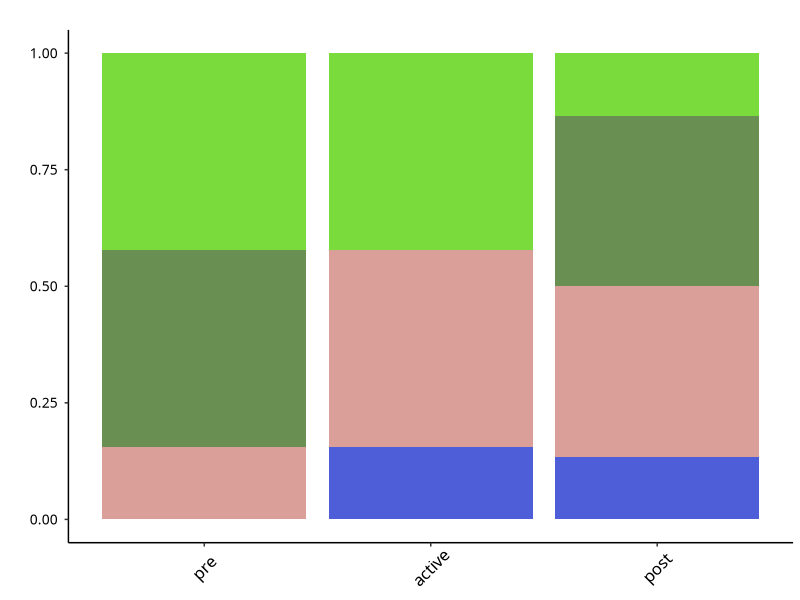
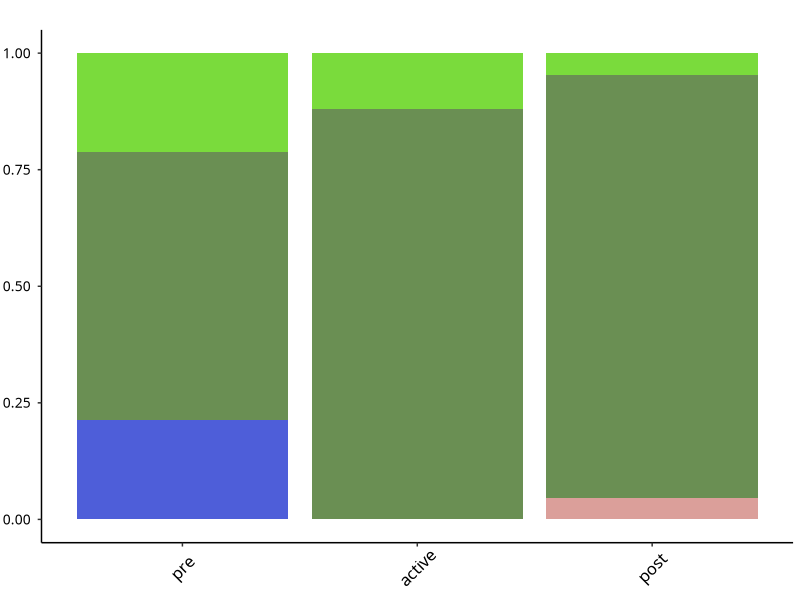
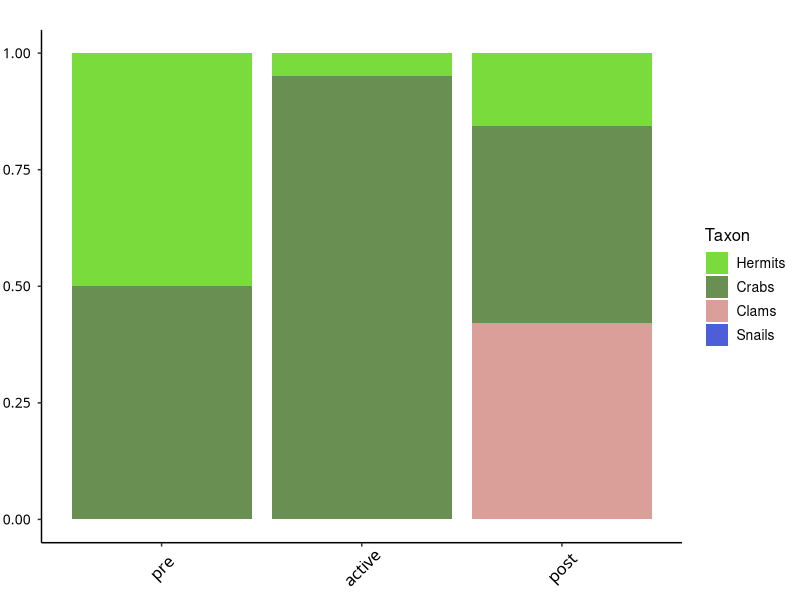
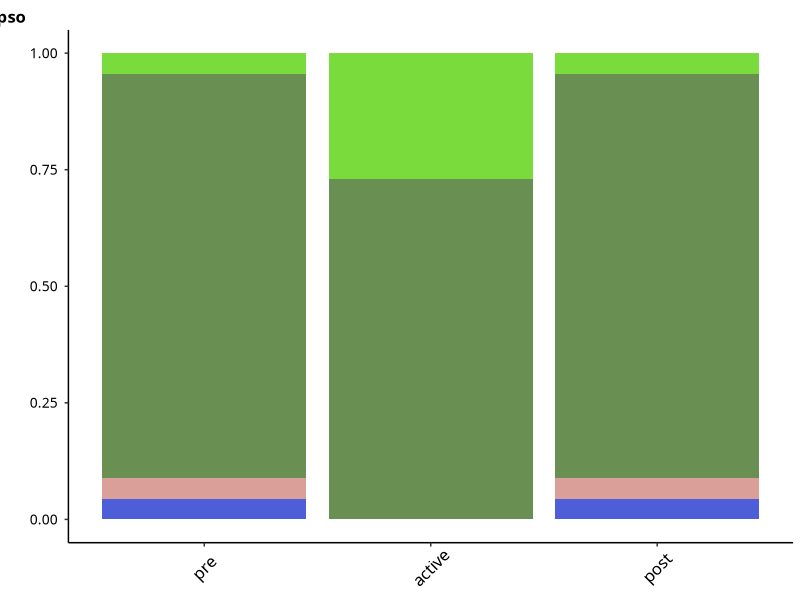
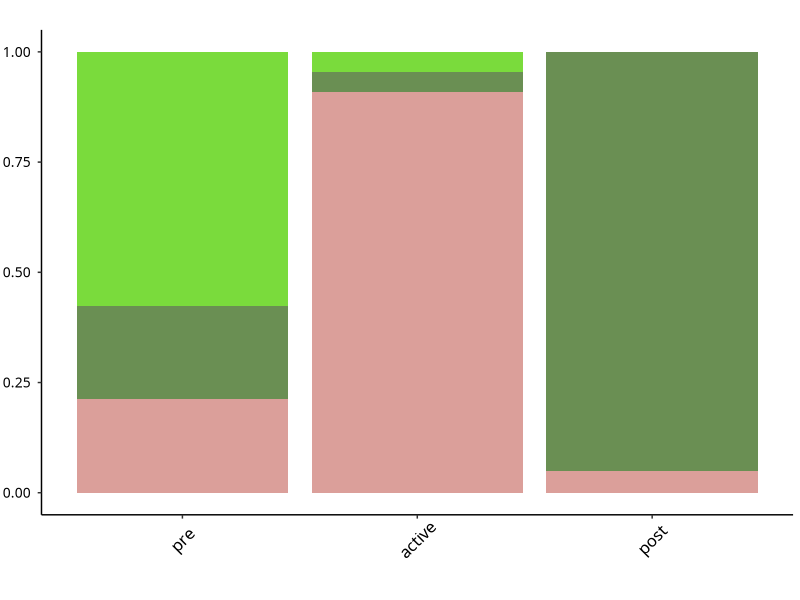
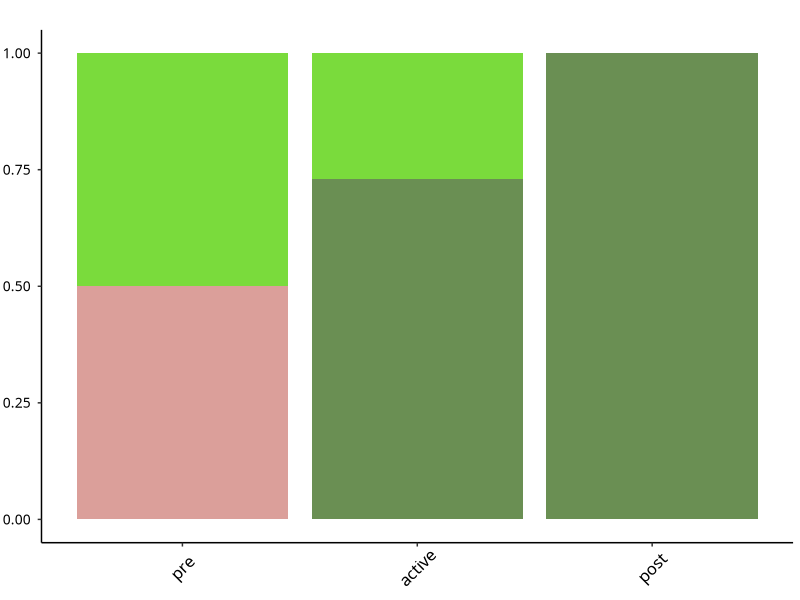
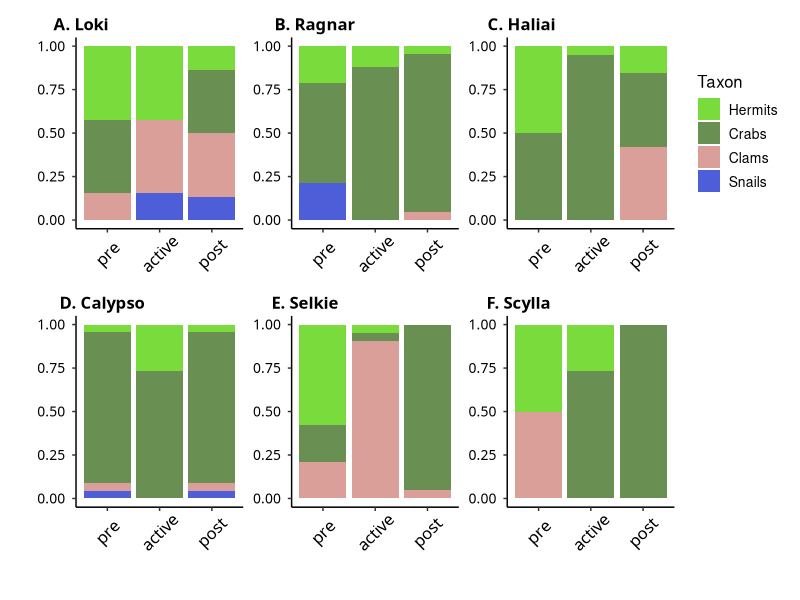
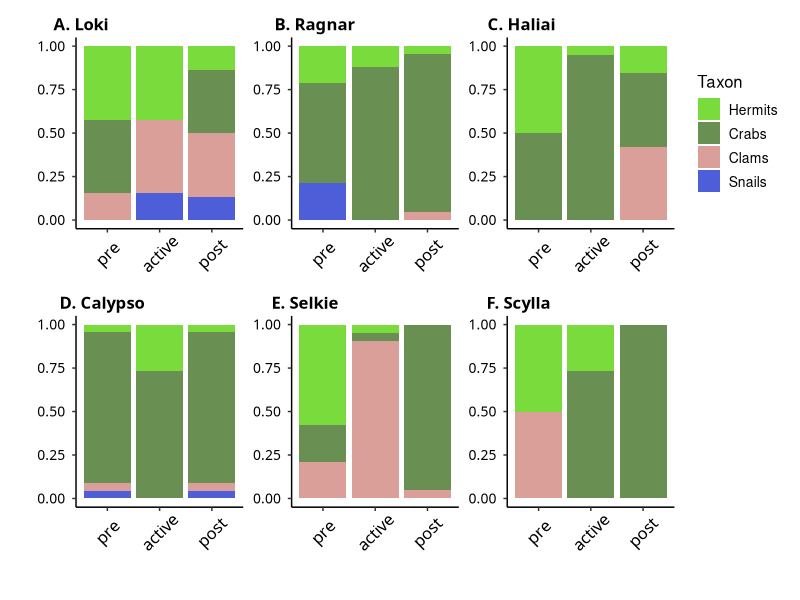

These figures' R source, in order:
## ---- chunk 1
library(tidyverse)
## ---- chunk 2
theme_thesi <- function() {
  font <- 'Trebuchet MS' #Same as PPT
  theme_bw() %+replace%
    theme(
      
      #Gridlines
      panel.grid.major.x=element_blank(),
      panel.grid.minor.y=element_blank(),
      panel.grid.major.y = element_blank(),
      panel.grid.minor.x = element_blank(),
      axis.line = element_line(colour = "black"),
      plot.margin = margin(10,5,8,2),
      panel.border = element_blank(),
      
      #Text elements
      plot.title = element_text(family = font, 
                                size = 12, face = 'bold',
                hjust = -.2, vjust = 1.8),
      axis.title.x = element_text(family = font,
                                size = 16, margin = margin(t = 5)), 
      axis.title.y = element_text(family = font, margin= margin(r=5), angle = 90, size = 16, face = 'bold'),
      axis.text = element_text(family = font,
                               size = 10),
      axis.text.x = element_text(margin = margin(t = 0), size = 12, angle = 45, face  = NULL), 
      axis.text.y = element_text( margin = margin(r = 5), size = 10),
      legend.text = element_text(size = 10),
      legend.title = element_text(size = 12),
      
      #facet labels
      strip.text.x = element_text(size = 14, face = 'bold', family =font),
      strip.background = element_rect(fill = 'white')
    )
  
}
?margin
## ---- chunk 3
xlab = c("pre", "active", "post")
R = 3
n_clam2 = 1
n_crab2 = 2
n_hermit2 = 2
n_snail2 = 0
num_crab2 = log((R-n_crab2)/R)
num_clam2 = log((R-n_clam2)/R)
num_hermit2 = log((R-n_hermit2)/R)
num_snail2 = log((R - n_snail2)/R)
sum2 = sum(num_crab2, num_clam2, num_hermit2,num_snail2)
ma_crab2 = num_crab2/sum2
ma_snail2 = num_snail2 /sum2
ma_hermit2 = num_hermit2 / sum2
ma_clam2 = num_clam2/sum2
loki2<-tibble(ma = c(ma_clam2, ma_hermit2, ma_snail2, ma_crab2), tax = c("Clams", "Hermits", "Snails", "Crabs"), ind = ("loki"), Experimental.Day = 2)

n_clam6 = 2
n_crab6 = 0
n_hermit6 = 2
n_snail6 = 1
num_crab6 = log((R-n_crab6)/R)
num_clam6 = log((R-n_clam6)/R)
num_hermit6 = log((R-n_hermit6)/R)
num_snail6 = log((R - n_snail6)/R)
sum6 = sum(num_crab6, num_clam6, num_hermit6,num_snail6)
ma_crab6 = num_crab6 /sum6
ma_snail6 = num_snail6 /sum6
ma_hermit6 = num_hermit6 / sum6
ma_clam6 = num_clam6/sum6
loki6<-tibble(ma = c(ma_clam6, ma_hermit6, ma_snail6, ma_crab6), tax = c("Clams", "Hermits", "Snails", "Crabs"), ind = ("loki"), Experimental.Day = 6)

n_clam9 = 2
n_crab9 = 2
n_hermit9 = 1
n_snail9 = 1
num_crab9 = log((R-n_crab9)/R)
num_clam9 = log((R-n_clam9)/R)
num_hermit9 = log((R-n_hermit9)/R)
num_snail9 = log((R - n_snail9)/R)
sum9 = sum(num_crab9, num_clam9, num_hermit9,num_snail9)
ma_crab9 = num_crab9 /sum9
ma_snail9 = num_snail9 /sum9
ma_hermit9 = num_hermit9 / sum9
ma_clam9 = num_clam9/sum9
loki9<-tibble(ma = c(ma_clam9, ma_hermit9, ma_snail9, ma_crab9), tax = c("Clams", "Hermits", "Snails", "Crabs"), ind = ("loki"), Experimental.Day = 9) 

loki<- rbind(loki2,loki6,loki9)
loki <-loki%>%
  mutate(tax = factor(tax, levels = c("Hermits", "Crabs", "Clams", "Snails")), Experimental.Day = as.factor(Experimental.Day))

ylab = bquote("Manly's"~~ alpha )
lokip <- loki %>% ggplot(aes(x = Experimental.Day, y = ma, fill = tax))+
  geom_col()+
  labs(y = " ", fill = "Taxon", x = "Experimental Day", title = "A. Loki")+
    theme_thesi()+
  scale_fill_manual(values = c( "#7ADB3C","#6A8F53", "#DB9F9A", "#4E5ED9"))+ 
  scale_x_discrete(labels = xlab)+
  theme(legend.position = "none", axis.title.x = element_blank())
lokip

## ---- chunk 4
R = 3
n_clam2 = 0
n_crab2 = 2
n_hermit2 = 1
n_snail2 = 1
num_crab2 = log((R-n_crab2)/R)
num_clam2 = log((R-n_clam2)/R)
num_hermit2 = log((R-n_hermit2)/R)
num_snail2 = log((R - n_snail2)/R)
sum2 = sum(num_crab2, num_clam2, num_hermit2,num_snail2)
ma_crab2 = num_crab2 /sum2
ma_snail2 = num_snail2 /sum2
ma_hermit2 = num_hermit2 / sum2
ma_clam2 = num_clam2/sum2
ragnar2<-tibble(ma = c(ma_clam2, ma_hermit2, ma_snail2, ma_crab2), tax = c("Clams", "Hermits", "Snails", "Crabs"), ind = ("ragnar"), Experimental.Day = 2)

n_clam6 = 0
n_crab6 = 2.999
n_hermit6 = 2
n_snail6 = 0
num_crab6 = log((R-n_crab6)/R)
num_clam6 = log((R-n_clam6)/R)
num_hermit6 = log((R-n_hermit6)/R)
num_snail6 = log((R - n_snail6)/R)
sum6 = sum(num_crab6, num_clam6, num_hermit6,num_snail6)
ma_crab6 = num_crab6 /sum6
ma_snail6 = num_snail6 /sum6
ma_hermit6 = num_hermit6 / sum6
ma_clam6 = num_clam6/sum6
ragnar6<-tibble(ma = c(ma_clam6, ma_hermit6, ma_snail6, ma_crab6), tax = c("Clams", "Hermits", "Snails", "Crabs"), ind = ("ragnar"), Experimental.Day = 6)

n_clam9 = 1
n_crab9 = 2.999
n_hermit9 = 1
n_snail9 = 0
num_crab9 = log((R-n_crab9)/R)
num_clam9 = log((R-n_clam9)/R)
num_hermit9 = log((R-n_hermit9)/R)
num_snail9 = log((R - n_snail9)/R)
sum9 = sum(num_crab9, num_clam9, num_hermit9,num_snail9)
ma_crab9 = num_crab9 /sum9
ma_snail9 = num_snail9 /sum9
ma_hermit9 = num_hermit9 / sum9
ma_clam9 = num_clam9/sum9
ragnar9<-tibble(ma = c(ma_clam9, ma_hermit9, ma_snail9, ma_crab9), tax = c("Clams", "Hermits", "Snails", "Crabs"), ind = ("ragnar"), Experimental.Day = 9)

ragnar<- rbind(ragnar2,ragnar6,ragnar9)
ragnar <- ragnar %>%  mutate(tax = factor(tax, levels = c("Hermits", "Crabs", "Clams", "Snails")), Experimental.Day = as.factor(Experimental.Day))

ragnarp <- ragnar %>% ggplot(aes(x = Experimental.Day, y = ma, fill = tax))+
  geom_col()+
  labs(y = ylab, fill = "Taxon", x = "Experimental Day", title = "B. Ragnar")+
    theme_thesi()+
  scale_fill_manual(values = c( "#7ADB3C","#6A8F53", "#DB9F9A", "#4E5ED9"))+
    scale_x_discrete(labels = xlab)+
  theme(legend.position = "none", axis.title.y = element_blank(),axis.title.x = element_blank())
ragnarp
## ---- chunk 5
R = 3
n_clam2 = 0
n_crab2 = 1
n_hermit2 = 1
n_snail2 = 0
num_crab2 = log((R-n_crab2)/R)
num_clam2 = log((R-n_clam2)/R)
num_hermit2 = log((R-n_hermit2)/R)
num_snail2 = log((R - n_snail2)/R)
sum2 = sum(num_crab2, num_clam2, num_hermit2,num_snail2)
ma_crab2 = num_crab2 /sum2
ma_snail2 = num_snail2 /sum2
ma_hermit2 = num_hermit2 / sum2
ma_clam2 = num_clam2/sum2
haliai2<-tibble(ma = c(ma_clam2, ma_hermit2, ma_snail2, ma_crab2), tax = c("Clams", "Hermits", "Snails", "Crabs"), ind = ("haliai"), Experimental.Day = 2)

n_clam6 = 0
n_crab6 = 2.999
n_hermit6 = 1
n_snail6 = 0
num_crab6 = log((R-n_crab6)/R)
num_clam6 = log((R-n_clam6)/R)
num_hermit6 = log((R-n_hermit6)/R)
num_snail6 = log((R - n_snail6)/R)
sum6 = sum(num_crab6, num_clam6, num_hermit6,num_snail6)
ma_crab6 = num_crab6 /sum6
ma_snail6 = num_snail6 /sum6
ma_hermit6 = num_hermit6 / sum6
ma_clam6 = num_clam6/sum6
haliai6<-tibble(ma = c(ma_clam6, ma_hermit6, ma_snail6, ma_crab6), tax = c("Clams", "Hermits", "Snails", "Crabs"), ind = ("haliai"), Experimental.Day = 6)

n_clam9 = 2
n_crab9 = 2
n_hermit9 = 1
n_snail9 = 0
num_crab9 = log((R-n_crab9)/R)
num_clam9 = log((R-n_clam9)/R)
num_hermit9 = log((R-n_hermit9)/R)
num_snail9 = log((R - n_snail9)/R)
sum9 = sum(num_crab9, num_clam9, num_hermit9,num_snail9)
ma_crab9 = num_crab9 /sum9
ma_snail9 = num_snail9 /sum9
ma_hermit9 = num_hermit9 / sum9
ma_clam9 = num_clam9/sum9
haliai9<-tibble(ma = c(ma_clam9, ma_hermit9, ma_snail9, ma_crab9), tax = c("Clams", "Hermits", "Snails", "Crabs"), ind = ("haliai"), Experimental.Day = 9)

haliai<- rbind(haliai2,haliai6,haliai9)
haliai <- haliai %>%mutate(tax = factor(tax, levels = c("Hermits", "Crabs", "Clams", "Snails")), Experimental.Day = as.factor(Experimental.Day))

haliaip <- haliai %>% ggplot(aes(x = Experimental.Day, y = ma, fill = tax))+
  geom_col()+
  labs(y = ylab, fill = "Taxon", title = "C. Haliai", x = "Experimental Day")+
    theme_thesi()+
  scale_fill_manual(values = c( "#7ADB3C","#6A8F53", "#DB9F9A", "#4E5ED9"))+
    scale_x_discrete(labels = xlab)+
  theme(axis.title.y = element_blank(),axis.title.x = element_blank())
haliaip
## ---- chunk 6
R = 3
n_clam2 = 1
n_crab2 = 2.999
n_hermit2 = 1
n_snail2 = 1
num_crab2 = log((R-n_crab2)/R)
num_clam2 = log((R-n_clam2)/R)
num_hermit2 = log((R-n_hermit2)/R)
num_snail2 = log((R - n_snail2)/R)
sum2 = sum(num_crab2, num_clam2, num_hermit2,num_snail2)
ma_crab2 = num_crab2 /sum2
ma_snail2 = num_snail2 /sum2
ma_hermit2 = num_hermit2 / sum2
ma_clam2 = num_clam2/sum2
caly2<-tibble(ma = c(ma_clam2, ma_hermit2, ma_snail2, ma_crab2), tax = c("Clams", "Hermits", "Snails", "Crabs"), ind = ("caly"), Experimental.Day = 2)

n_clam6 = 0
n_crab6 = 2
n_hermit6 = 1
n_snail6 = 0
num_crab6 = log((R-n_crab6)/R)
num_clam6 = log((R-n_clam6)/R)
num_hermit6 = log((R-n_hermit6)/R)
num_snail6 = log((R - n_snail6)/R)
sum6 = sum(num_crab6, num_clam6, num_hermit6,num_snail6)
ma_crab6 = num_crab6 /sum6
ma_snail6 = num_snail6 /sum6
ma_hermit6 = num_hermit6 / sum6
ma_clam6 = num_clam6/sum6
caly6<-tibble(ma = c(ma_clam6, ma_hermit6, ma_snail6, ma_crab6), tax = c("Clams", "Hermits", "Snails","Crabs"), ind = ("caly"), Experimental.Day = 6)

n_clam9 = 1
n_crab9 = 2.999
n_hermit9 = 1
n_snail9 = 1
num_crab9 = log((R-n_crab9)/R)
num_clam9 = log((R-n_clam9)/R)
num_hermit9 = log((R-n_hermit9)/R)
num_snail9 = log((R - n_snail9)/R)
sum9 = sum(num_crab9, num_clam9, num_hermit9,num_snail9)
ma_crab9 = num_crab9 /sum9
ma_snail9 = num_snail9 /sum9
ma_hermit9 = num_hermit9 / sum9
ma_clam9 = num_clam9/sum9
caly9<-tibble(ma = c(ma_clam9, ma_hermit9, ma_snail9, ma_crab9), tax = c("Clams", "Hermits", "Snails", "Crabs"), ind = ("caly"), Experimental.Day = 9)


caly<- rbind(caly2,caly6,caly9)
caly <- caly %>%mutate(tax = factor(tax, levels = c("Hermits", "Crabs", "Clams", "Snails")), Experimental.Day = as.factor(Experimental.Day))

calyp <- caly %>% ggplot(aes(x = Experimental.Day, y = ma, fill = tax))+
  geom_col()+
  labs(y = " ", fill = "Taxon", title = "D. Calypso", x = "Experimental Day")+
  scale_fill_manual(values = c( "#7ADB3C","#6A8F53", "#DB9F9A", "#4E5ED9"))+ 
    theme_thesi()+
    scale_x_discrete(labels = xlab)+
  theme(legend.position = "none",axis.title.x = element_blank())
calyp
## ---- chunk 7
R = 3
n_clam2 = 1
n_crab2 = 1
n_hermit2 = 2
n_snail2 = 0
num_crab2 = log((R-n_crab2)/R)
num_clam2 = log((R-n_clam2)/R)
num_hermit2 = log((R-n_hermit2)/R)
num_snail2 = log((R - n_snail2)/R)
sum2 = sum(num_crab2, num_clam2, num_hermit2,num_snail2)
ma_crab2 = num_crab2 /sum2
ma_snail2 = num_snail2 /sum2
ma_hermit2 = num_hermit2 / sum2
ma_clam2 = num_clam2/sum2
selkie2<-tibble(ma = c(ma_clam2, ma_hermit2, ma_snail2, ma_crab2), tax = c("Clams", "Hermits", "Snails","Crabs"), ind = ("selkie"), Experimental.Day = 2)

n_clam6 = 2.999
n_crab6 = 1
n_hermit6 = 1
n_snail6 = 0
num_crab6 = log((R-n_crab6)/R)
num_clam6 = log((R-n_clam6)/R)
num_hermit6 = log((R-n_hermit6)/R)
num_snail6 = log((R - n_snail6)/R)
sum6 = sum(num_crab6, num_clam6, num_hermit6,num_snail6)
ma_crab6 = num_crab6 /sum6
ma_snail6 = num_snail6 /sum6
ma_hermit6 = num_hermit6 / sum6
ma_clam6 = num_clam6/sum6
selkie6<-tibble(ma = c(ma_clam6, ma_hermit6, ma_snail6, ma_crab6), tax = c("Clams", "Hermits", "Snails", "Crabs"), ind = ("selkie"), Experimental.Day = 6)

n_clam9 = 1
n_crab9 = 2.999
n_hermit9 = 0
n_snail9 = 0
num_crab9 = log((R-n_crab9)/R)
num_clam9 = log((R-n_clam9)/R)
num_hermit9 = log((R-n_hermit9)/R)
num_snail9 = log((R - n_snail9)/R)
sum9 = sum(num_crab9, num_clam9, num_hermit9,num_snail9)
ma_crab9 = num_crab9 /sum9
ma_snail9 = num_snail9 /sum9
ma_hermit9 = num_hermit9 / sum9
ma_clam9 = num_clam9/sum9
selkie9<-tibble(ma = c(ma_clam9, ma_hermit9, ma_snail9, ma_crab9), tax = c("Clams", "Hermits", "Snails", "Crabs"), ind = ("selkie"), Experimental.Day = 9)

selkie<- rbind(selkie2,selkie6,selkie9)
selkie <- selkie %>%mutate(tax = factor(tax, levels = c("Hermits", "Crabs", "Clams", "Snails")), Experimental.Day = as.factor(Experimental.Day))

selkiep <- selkie %>% ggplot(aes(x = Experimental.Day, y = ma, fill = tax))+
  geom_col()+
  labs(y = ylab, fill = "Taxon", title = "E. Selkie", x = " ")+
  theme_thesi()+
  scale_fill_manual(values = c( "#7ADB3C","#6A8F53", "#DB9F9A", "#4E5ED9"))+ 
    scale_x_discrete(labels = xlab)+
  theme(legend.position = "none", axis.title.y = element_blank(), axis.title.x = element_text(size = 16))
selkiep
## ---- chunk 8
R = 3
n_clam2 = 1
n_crab2 = 0
n_hermit2 = 1
n_snail2 = 0
num_crab2 = log((R-n_crab2)/R)
num_clam2 = log((R-n_clam2)/R)
num_hermit2 = log((R-n_hermit2)/R)
num_snail2 = log((R - n_snail2)/R)
sum2 = sum(num_crab2, num_clam2, num_hermit2,num_snail2)
ma_crab2 = num_crab2 /sum2
ma_snail2 = num_snail2 /sum2
ma_hermit2 = num_hermit2 / sum2
ma_clam2 = num_clam2/sum2
scylla2<-tibble(ma = c(ma_clam2, ma_hermit2, ma_snail2, ma_crab2), tax = c("Clams", "Hermits", "Snails", "Crabs"), ind = ("scylla"), Experimental.Day = 2)

n_clam6 = 0
n_crab6 = 2
n_hermit6 = 1
n_snail6 = 0
num_crab6 = log((R-n_crab6)/R)
num_clam6 = log((R-n_clam6)/R)
num_hermit6 = log((R-n_hermit6)/R)
num_snail6 = log((R - n_snail6)/R)
sum6 = sum(num_crab6, num_clam6, num_hermit6,num_snail6)
ma_crab6 = num_crab6 /sum6
ma_snail6 = num_snail6 /sum6
ma_hermit6 = num_hermit6 / sum6
ma_clam6 = num_clam6/sum6
scylla6<-tibble(ma = c(ma_clam6, ma_hermit6, ma_snail6, ma_crab6), tax = c("Clams", "Hermits", "Snails", "Crabs"), ind = ("scylla"), Experimental.Day = 6)

n_clam9 = 0
n_crab9 = 2.999
n_hermit9 = 0
n_snail9 = 0
num_crab9 = log((R-n_crab9)/R)
num_clam9 = log((R-n_clam9)/R)
num_hermit9 = log((R-n_hermit9)/R)
num_snail9 = log((R - n_snail9)/R)
sum9 = sum(num_crab9, num_clam9, num_hermit9,num_snail9)
ma_crab9 = num_crab9 /sum9
ma_snail9 = num_snail9 /sum9
ma_hermit9 = num_hermit9 / sum9
ma_clam9 = num_clam9/sum9
scylla9<-tibble(ma = c(ma_clam9, ma_hermit9, ma_snail9, ma_crab9), tax = c("Clams", "Hermits", "Snails", "Crabs"), ind = ("scylla"), Experimental.Day = 9)

scylla<- rbind(scylla2,scylla6,scylla9)
scylla <- scylla %>%mutate(tax = factor(tax, levels = c("Hermits", "Crabs", "Clams", "Snails")), Experimental.Day = as.factor(Experimental.Day))
scyllap <- scylla %>% ggplot(aes(x = Experimental.Day, y = ma, fill = tax))+
  geom_col()+
  labs(y = " ", fill = "Taxon", title = "F. Scylla", x = "Experimental Day")+
  theme_thesi()+
  scale_fill_manual(values = c( "#7ADB3C","#6A8F53", "#DB9F9A", "#4E5ED9")) + 
    scale_x_discrete(labels = xlab)+
  theme(legend.position = "none", axis.title.y = element_blank(),axis.title.x = element_blank())
scyllap
## ---- chunk 9
library(patchwork)
patch <- lokip + ragnarp + haliaip + calyp + selkiep + scyllap + plot_layout(nrow = 2)
patch 
ggsave("graphics/preypreference_exp.jpg", height = 4, width = 6.5, units = 'in')
#ggsave("graphics/PPT/preypreference_exp.jpg", width = 8, height = 4.8, units = 'in')

